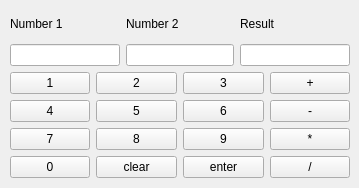
<?xml version="1.0" encoding="UTF-8"?>
<ui version="4.0">
 <class>Calculator</class>
 <widget class="QWidget" name="Calculator">
  <property name="geometry">
   <rect>
    <x>0</x>
    <y>0</y>
    <width>359</width>
    <height>188</height>
   </rect>
  </property>
  <property name="windowTitle">
   <string>Form</string>
  </property>
  <widget class="QWidget" name="">
   <property name="geometry">
    <rect>
     <x>10</x>
     <y>10</y>
     <width>340</width>
     <height>168</height>
    </rect>
   </property>
   <layout class="QGridLayout" name="gridLayout">
    <item row="0" column="0" colspan="2">
     <widget class="QLabel" name="label">
      <property name="text">
       <string>Number 1</string>
      </property>
     </widget>
    </item>
    <item row="0" column="2" colspan="2">
     <widget class="QLabel" name="label_2">
      <property name="text">
       <string>Number 2</string>
      </property>
     </widget>
    </item>
    <item row="0" column="4" colspan="2">
     <widget class="QLabel" name="label_3">
      <property name="text">
       <string>Result </string>
      </property>
     </widget>
    </item>
    <item row="1" column="0" colspan="2">
     <widget class="QLineEdit" name="num1"/>
    </item>
    <item row="1" column="2" colspan="2">
     <widget class="QLineEdit" name="num2"/>
    </item>
    <item row="1" column="4" colspan="2">
     <widget class="QLineEdit" name="result"/>
    </item>
    <item row="2" column="0">
     <widget class="QPushButton" name="N1">
      <property name="text">
       <string>1</string>
      </property>
     </widget>
    </item>
    <item row="2" column="1" colspan="2">
     <widget class="QPushButton" name="N2">
      <property name="text">
       <string>2</string>
      </property>
     </widget>
    </item>
    <item row="2" column="3" colspan="2">
     <widget class="QPushButton" name="N3">
      <property name="text">
       <string>3</string>
      </property>
     </widget>
    </item>
    <item row="2" column="5">
     <widget class="QPushButton" name="add">
      <property name="text">
       <string>+</string>
      </property>
     </widget>
    </item>
    <item row="3" column="0">
     <widget class="QPushButton" name="N4">
      <property name="text">
       <string>4</string>
      </property>
     </widget>
    </item>
    <item row="3" column="1" colspan="2">
     <widget class="QPushButton" name="N5">
      <property name="text">
       <string>5</string>
      </property>
     </widget>
    </item>
    <item row="3" column="3" colspan="2">
     <widget class="QPushButton" name="N6">
      <property name="text">
       <string>6</string>
      </property>
     </widget>
    </item>
    <item row="3" column="5">
     <widget class="QPushButton" name="sub">
      <property name="text">
       <string>-</string>
      </property>
     </widget>
    </item>
    <item row="4" column="0">
     <widget class="QPushButton" name="N7">
      <property name="text">
       <string>7</string>
      </property>
     </widget>
    </item>
    <item row="4" column="1" colspan="2">
     <widget class="QPushButton" name="N8">
      <property name="text">
       <string>8</string>
      </property>
     </widget>
    </item>
    <item row="4" column="3" colspan="2">
     <widget class="QPushButton" name="N9">
      <property name="text">
       <string>9</string>
      </property>
     </widget>
    </item>
    <item row="4" column="5">
     <widget class="QPushButton" name="mul">
      <property name="text">
       <string>*</string>
      </property>
     </widget>
    </item>
    <item row="5" column="0">
     <widget class="QPushButton" name="N0">
      <property name="text">
       <string>0</string>
      </property>
     </widget>
    </item>
    <item row="5" column="1" colspan="2">
     <widget class="QPushButton" name="clear">
      <property name="text">
       <string>clear</string>
      </property>
     </widget>
    </item>
    <item row="5" column="3" colspan="2">
     <widget class="QPushButton" name="enter">
      <property name="text">
       <string>enter</string>
      </property>
     </widget>
    </item>
    <item row="5" column="5">
     <widget class="QPushButton" name="div">
      <property name="text">
       <string>/</string>
      </property>
     </widget>
    </item>
   </layout>
  </widget>
 </widget>
 <resources/>
 <connections/>
</ui>
